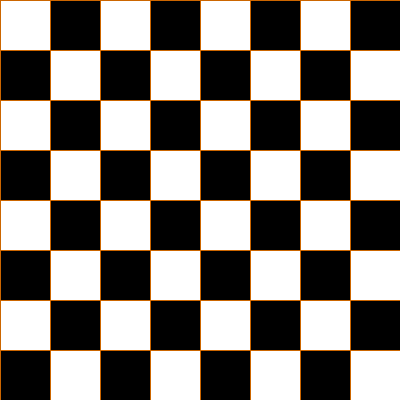
Frame 1 (no input)
Frame 60 (the mouse pressed at the canvas centre just before this capture): identical to frame 1, image omitted
Frame 120 (the mouse held since frame 60 and released just before this capture): identical to frame 1, image omitted

The Processing sketch that drew this single still picture (run headless with seeded random() and noise(); from frame 60 on, the mouse is pressed at the canvas centre):

// Processing sketch: grids_and_chessboard
// ── grids_and_chessboard.pde
int diameter = 100;
int x = 0;
int y = 0;

void setup() 
{
  int i = 1;
  
  size(400,400);
  background(102);
  
  //Draw grid with while loops
  background(155);
  stroke(204, 102, 0);
  x=0;
  while (x <= width)
  {
    line(x, 0, x, height);
    y=0;
    while (y <= height)
    {
      line(x, y, width,y);
      y += (height/8);
    }
    x += (width/8);
  }
  // Draw grid with for loops
  for (i=10;i>=0;i-=2)
  {
    println(i);
  }
  // Print stuff to console
  i=10;
  while (i>=0)
  {
    println(i);
    i-=2;
  }
  println("Blast off");
  
  // Draw a chessboard with rects/modulo
  int shade = 255;
  for (x=0; x<400; x+=50)
  {      
      if ((shade % (width/8)) == 0)
          shade=255;
      else
          shade=0;
    for (y=0; y<400; y += 50)
    {
      if ((shade % (height/8)) == 0)
          shade=255;
      else
          shade=0;
      fill(shade);
      println(x,y);
      rect(x, y, (width/8), (height/8));
    }
  }
}

void draw() 
{
}
